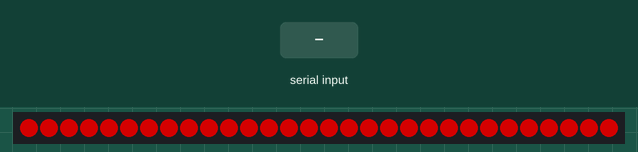
The sketch below on a simulated Arduino Uno, built with avr-gcc and run on an emulated ATmega328P. Shown: 30 RGB LEDs in strip order, left to right. The test bench sets the inputs (shaded band). Dim RGB values are drawn brighter than linear.

Above: at 1.2 s.
1.3 s: "90,45,200\n" received over Serial
At 1.6 s:
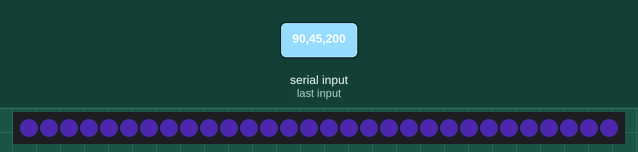
2.8 s: "90,45\n" received over Serial
4.3 s: "30,150\n" received over Serial
At 8.55 s:
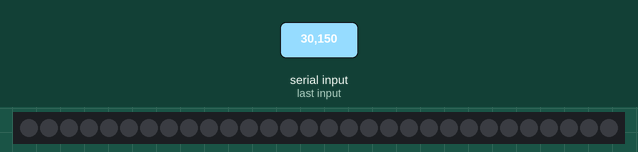
Timing chart, 0 to 10.1 s (numbered marks = the images above; inputs shaded):
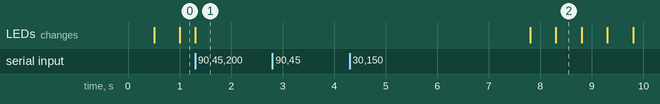

Measured:
- after the input at 1.3 s, the LEDs: change at once (image 1)
- after the input at 2.8 s, every drawn part: stays the same
- what the display in image 2 shows lasts 0.5 s, from 8.3 s to 8.8 s

The sketch:

R35050.ino
```cpp
// ============================================================
// CPU LED 灯带控制固件  (UNO R3 + WS2812B 5050 灯带)
// ------------------------------------------------------------
// 功能：通过串口(USB)接收上位机发来的 "R,G,B\n" 颜色指令，
//       将整条灯带点亮为该颜色。
// 协议：ASCII 文本行，格式 "R,G,B\n"，R/G/B 取值 0~255。
//       握手：收到 "?\n" 或 "PING\n" 回复 "OK\n"，供上位机自动识别端口。
// 断连告警：超过 NO_DATA_TIMEOUT 未收到数据，灯带以 50% 亮度慢闪红色；
//           收到任何数据后恢复正常显示。
// 依赖库：FastLED（Arduino IDE → 工具 → 管理库 → 搜索 "FastLED" 安装）
// ============================================================

#include <FastLED.h>

// ---------- 用户配置 ----------
#define NUM_LEDS     30        // 灯带 LED 数量（按实际灯珠数修改）
#define DATA_PIN     6         // 数据线 DIN 所接 UNO 引脚
#define LED_TYPE     WS2812B
#define COLOR_ORDER  GRB       // WS2812B 像素顺序为 GRB
#define BRIGHTNESS   64        // 正常亮度 0~255（64 ≈ 25%）
// -----------------------------

// 断连告警参数
#define NO_DATA_TIMEOUT   3000   // 超过该毫秒数未收到数据则视为断开
#define ALERT_BRIGHTNESS  128    // 告警亮度（50% = 128/255）
#define BLINK_INTERVAL    500    // 红闪半周期(ms)，完整闪烁约 1s

CRGB leds[NUM_LEDS];
unsigned long lastDataMs  = 0;
unsigned long lastBlinkMs = 0;
bool disconnected = true;   // 上电默认视为未连接，进入慢闪红
bool blinkOn      = false;

void setup() {
  FastLED.addLeds<LED_TYPE, DATA_PIN, COLOR_ORDER>(leds, NUM_LEDS)
         .setCorrection(TypicalLEDStrip);
  FastLED.setBrightness(BRIGHTNESS);
  FastLED.clear();
  FastLED.show();

  Serial.begin(115200);

  // 上电先以告警红色点亮，再进入慢闪
  FastLED.setBrightness(ALERT_BRIGHTNESS);
  fill_solid(leds, NUM_LEDS, CRGB::Red);
  FastLED.show();
  blinkOn      = true;
  lastBlinkMs  = millis();
}

// 正常颜色显示（恢复常亮亮度）
void showColor(uint8_t r, uint8_t g, uint8_t b) {
  FastLED.setBrightness(BRIGHTNESS);
  fill_solid(leds, NUM_LEDS, CRGB(r, g, b));
  FastLED.show();
}

// 断连告警：50% 亮度慢闪红色
void updateAlert() {
  unsigned long now = millis();
  if (now - lastBlinkMs >= BLINK_INTERVAL) {
    lastBlinkMs = now;
    blinkOn = !blinkOn;
    FastLED.setBrightness(blinkOn ? ALERT_BRIGHTNESS : 0);
    fill_solid(leds, NUM_LEDS, blinkOn ? CRGB::Red : CRGB::Black);
    FastLED.show();
  }
}

void loop() {
  static char buf[32];
  static uint8_t idx = 0;

  // 逐字符读取一行，遇到换行符后解析
  while (Serial.available()) {
    char c = (char)Serial.read();
    if (c == '\n') {
      buf[idx] = '\0';
      idx = 0;
      handleLine(buf);
      lastDataMs = millis();
      disconnected = false;   // 收到有效数据即恢复连接
    } else if (c == '\r') {
      // 忽略回车
    } else if (idx < sizeof(buf) - 1) {
      buf[idx++] = c;
    }
  }

  // 断连检测：超过阈值无数据则进入慢闪红告警
  if (!disconnected && (millis() - lastDataMs > NO_DATA_TIMEOUT)) {
    disconnected = true;
    blinkOn = false;
    lastBlinkMs = millis();
  }

  if (disconnected) {
    updateAlert();
  }
}

void handleLine(char* line) {
  // 握手：回复 OK，供上位机识别
  if (strcmp(line, "?") == 0 || strcmp(line, "PING") == 0) {
    Serial.println("OK");
    return;
  }

  // 颜色指令：R,G,B
  int r = 0, g = 0, b = 0;
  if (sscanf(line, "%d,%d,%d", &r, &g, &b) == 3) {
    r = constrain(r, 0, 255);
    g = constrain(g, 0, 255);
    b = constrain(b, 0, 255);
    showColor(r, g, b);
  }
}
```
